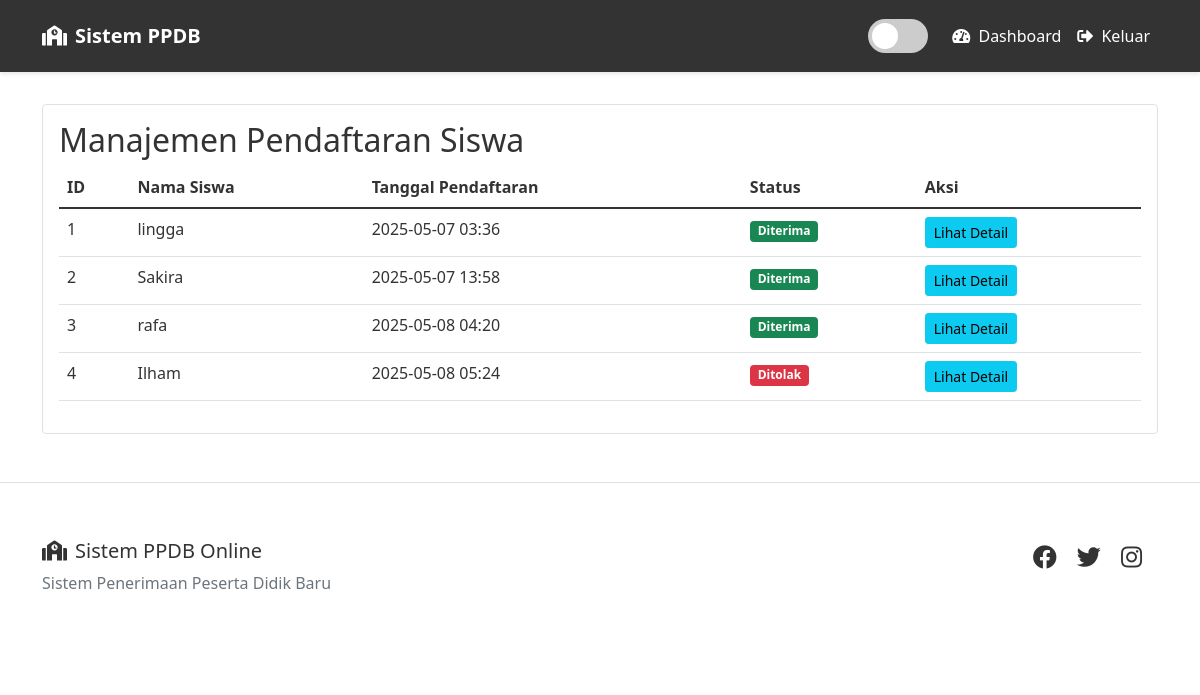
/dashboard (signed in), run on an earlier commit of the app's database.
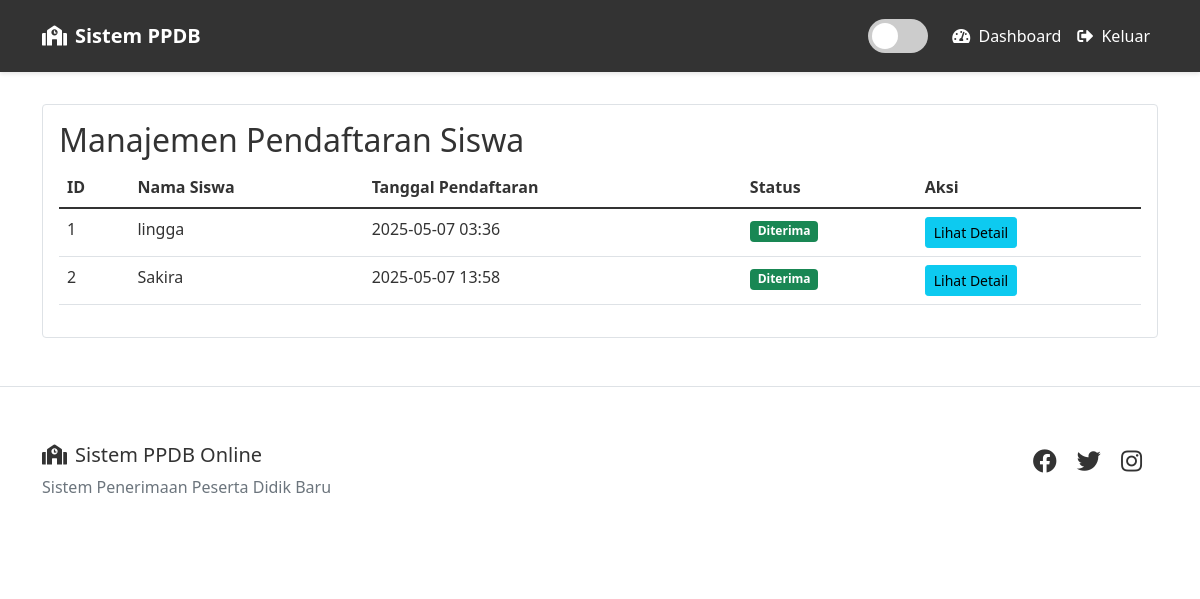
And on a later commit of the database.
### app/models.py (models this page shows)
class Form(db.Model):
    id = db.Column(db.Integer, primary_key=True)
    user_id = db.Column(db.Integer, db.ForeignKey('user.id'), nullable=False)
    form_data = db.Column(db.Text, nullable=False)
    status = db.Column(db.String(20), default='pending')
    timestamp = db.Column(db.DateTime, default=datetime.utcnow)
    akta_kelahiran = db.Column(db.String(255))
    kartu_keluarga = db.Column(db.String(255))
    ijazah_smp = db.Column(db.String(255))
    foto_siswa = db.Column(db.String(255))
    ktp_ortu = db.Column(db.String(255))
    nisn_doc = db.Column(db.String(255))
    nilai_rapor = db.Column(db.String(255))
    sertifikat_prestasi = db.Column(db.String(255))
    @property
    def parsed_form_data(self):
        try:
            if isinstance(self.form_data, str):
                return json.loads(self.form_data)
            return self.form_data
        except:
            return {}

class User(UserMixin, db.Model):
    id = db.Column(db.Integer, primary_key=True)
    username = db.Column(db.String(80), unique=True, nullable=False)
    password = db.Column(db.String(120), nullable=False)
    name = db.Column(db.String(100), nullable=False)
    role = db.Column(db.String(10), default='user')
    forms = db.relationship('Form', backref='user', lazy=True)

### app/routes/main.py (the view, shortened to what this page needs)
@main.route('/dashboard')
@login_required
def dashboard():
    if current_user.role == 'admin':
        forms = Form.query.all()
        return render_template('dashboard_admin.html', forms=forms)

### app/__init__.py (called while the page is built)
def create_app():
    app = Flask(__name__)
    app.config.from_object('config.Config')
    db.init_app(app)
    login_manager.init_app(app)
    migrate.init_app(app, db)
    @app.template_filter('json_loads')
    def json_loads_filter(value):
        return json.loads(value)
    @app.template_filter('parse_json')
    def parse_json(value):
        try:
            return json.loads(value)
        except:
            return {}
    login_manager.login_view = 'auth.login'
    login_manager.login_message_category = 'info'
    @login_manager.user_loader
    def load_user(user_id):
        from .models import User
        return User.query.get(int(user_id))
    from .routes.auth import auth
    from .routes.main import main
    app.register_blueprint(auth)
    app.register_blueprint(main)
    from .cli import create_admin
    app.cli.add_command(create_admin)
    return app

### app/templates/dashboard_admin.html (shortened to what this page needs)
{% extends "base.html" %}
{% block content %}
<div class="card">
    <div class="card-body">
        <h2>Manajemen Pendaftaran Siswa</h2>
        <div class="table-responsive">
            <table class="table">
                <thead>
                    <tr>
                        <th>ID</th>
                        <th>Nama Siswa</th>
                        <th>Tanggal Pendaftaran</th>
                        <th>Status</th>
                        <th>Aksi</th>
                    </tr>
                </thead>
                <tbody>
                    {% for form in forms %}
                    <tr>
                        <td>{{ form.id }}</td>
                        <td>{{ form.user.name }}</td>
                        <td>{{ form.timestamp.strftime('%Y-%m-%d %H:%M') }}</td>
                        <td>
                            <span class="badge bg-{{ 'success' if form.status == 'accepted' else 'danger' if form.status == 'rejected' else 'info' }}">
                                {{ 'Diterima' if form.status == 'accepted' else 'Ditolak' if form.status == 'rejected' else 'Menunggu' }}
                            </span>
                        </td>
                        <td>
                            <button type="button" class="btn btn-info btn-sm" data-bs-toggle="modal" data-bs-target="#detailModal{{ form.id }}">
                                Lihat Detail
                            </button>
                        </td>
                    </tr>
                    {% endfor %}
                </tbody>
            </table>
        </div>
    </div>
</div>
{% endblock %}

### app/templates/base.html (shortened to what this page needs)
<!DOCTYPE html>
<html lang="id" data-theme="light">
<head>
    <link href="https://cdn.jsdelivr.net/npm/bootstrap@5.1.3/dist/css/bootstrap.min.css" rel="stylesheet">
    <link rel="stylesheet" href="https://cdnjs.cloudflare.com/ajax/libs/font-awesome/5.15.4/css/all.min.css">
    <link rel="stylesheet" href="{{ url_for('static', filename='css/style.css') }}">
</head>
<body>
    <nav class="navbar navbar-expand-lg navbar-dark fixed-top">
        <div class="container">
            <a class="navbar-brand d-flex align-items-center" href="{{ url_for('main.index') }}">
                <i class="fas fa-school me-2"></i>
                <span>Sistem PPDB</span>
            </a>
            <div class="collapse navbar-collapse" id="navbarNav">
                <div class="navbar-nav ms-auto d-flex align-items-center">
                    <label class="theme-switch mx-3">
                        <span class="slider"></span>
                    </label>
                    {% if current_user.is_authenticated %}
                        <a class="nav-link" href="{{ url_for('main.dashboard') }}">
                            <i class="fas fa-tachometer-alt me-1"></i> Dashboard
                        </a>
                        <a class="nav-link" href="{{ url_for('auth.logout') }}">
                            <i class="fas fa-sign-out-alt me-1"></i> Keluar
                        </a>
                    {% endif %}
                </div>
            </div>
        </div>
    </nav>
    <main class="main-content">
        <div class="container mt-5 pt-4">
            {% block content %}{% endblock %}
        </div>
    </main>
    <footer class="footer mt-5">
        <div class="container">
            <div class="row py-4">
                <div class="col-md-6">
                    <h5><i class="fas fa-school me-2"></i>Sistem PPDB Online</h5>
                    <p class="text-muted">Sistem Penerimaan Peserta Didik Baru</p>
                </div>
                <div class="col-md-6 text-md-end">
                    <div class="social-links">
                        <a href="#" class="me-3"><i class="fab fa-facebook"></i></a>
                        <a href="#" class="me-3"><i class="fab fa-twitter"></i></a>
                        <a href="#" class="me-3"><i class="fab fa-instagram"></i></a>
                    </div>
                </div>
            </div>
        </div>
    </footer>
</body>
</html>

### app/static/css/style.css (style rules this page uses)
:root[data-theme="light"] { --bg-primary: #ffffff; --text-primary: #333333; --card-bg: #ffffff; --nav-bg: #333333; --step-bg: #f8f9fa; --border-color: #dee2e6; --input-bg: #ffffff; --modal-bg: #ffffff; --table-hover: rgba(0, 0, 0, 0.075); --btn-text: #ffffff; --link-color: #007bff; --badge-bg: #6c757d; --alert-bg: rgba(255, 255, 255, 0.9); }
body { background-color: var(--bg-primary); color: var(--text-primary); transition: all 0.3s ease; }
.card { background-color: var(--card-bg); border-color: var(--border-color); color: var(--text-primary); }
.table { color: var(--text-primary); }
a { color: var(--link-color); }
.badge { background-color: var(--badge-bg); color: var(--btn-text); }
.navbar { background-color: var(--nav-bg) !important; box-shadow: 0 2px 4px rgba(0,0,0,0.1); padding: 1rem 0; }
.navbar-dark .navbar-nav .nav-link { color: var(--btn-text); }
.navbar-brand { font-weight: 600; font-size: 1.25rem; }
.footer { background-color: var(--card-bg); border-top: 1px solid var(--border-color); padding: 2rem 0; margin-top: 4rem; }
.social-links a { color: var(--text-primary); font-size: 1.5rem; transition: color 0.3s ease; }
.main-content { padding-top: 2rem; }
.theme-switch { position: relative; display: inline-block; width: 60px; height: 34px; margin: 0 15px; }
.slider { position: absolute; cursor: pointer; top: 0; left: 0; right: 0; bottom: 0; background-color: #ccc; transition: .4s; border-radius: 34px; }
.slider:before { position: absolute; content: ""; height: 26px; width: 26px; left: 4px; bottom: 4px; background-color: white; transition: .4s; border-radius: 50%; }
* { transition: background-color 0.3s ease, color 0.3s ease, border-color 0.3s ease, box-shadow 0.3s ease; }

What changed in the data, as far as the page shows it:
removed Form: id "3", user.name "rafa", timestamp "2025-05-08 04:20", status "Diterima"
removed Form: id "4", user.name "Ilham", timestamp "2025-05-08 05:24", status "Ditolak"
